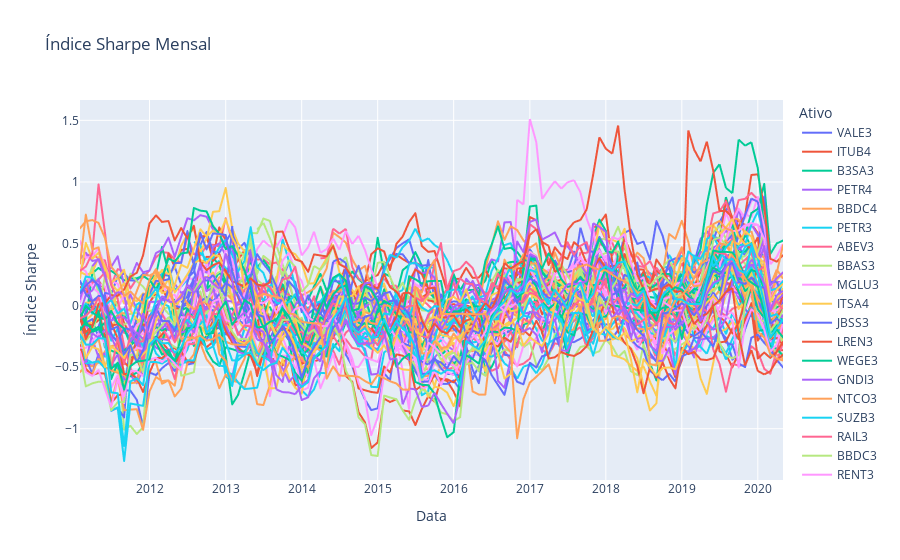

Notebook code cell kept with this figure:
### Code cell
fig_sharpe_mensal = px.line(df_sharpe,
             title="Índice Sharpe Mensal",
             labels={
                 "variable": "Ativo",  "value": "Índice Sharpe"
             })
# fig.update_xaxes(rangeslider_visible=True)
fig_sharpe_mensal.show()
